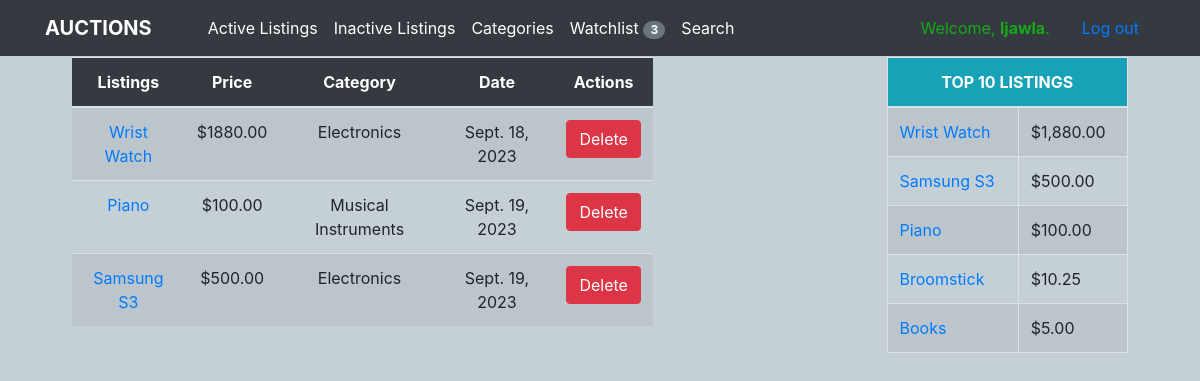
Page /auctions/watch_list/ (signed in) on the earlier database version.
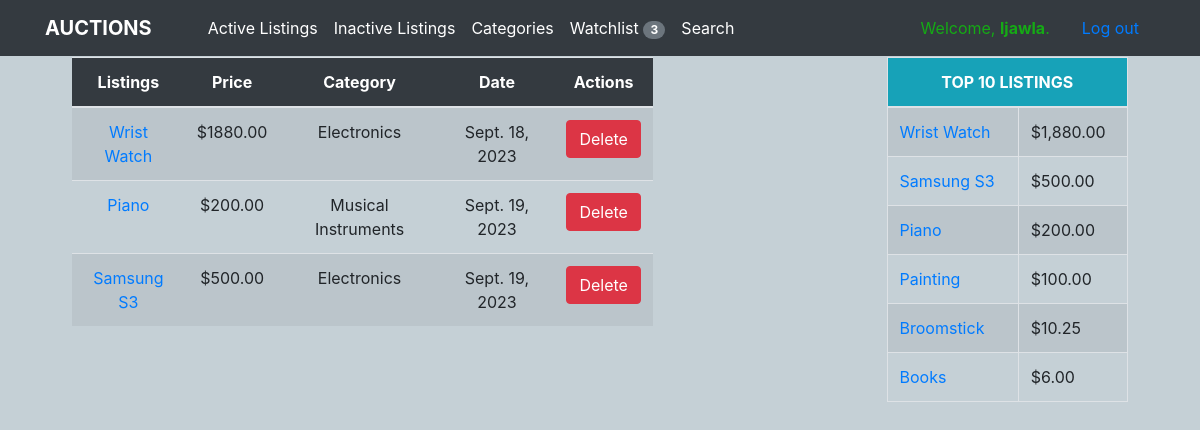
Same page on the later database version.
### auctions/models.py (models this page shows, shortened)
class WatchList(models.Model):
    listing = models.ForeignKey(
        Listing, on_delete=models.CASCADE, related_name="watch_listings")
    watched_by = models.ForeignKey(User, on_delete=models.CASCADE)

class Listing(models.Model):
    listed_by = models.ForeignKey(User, on_delete=models.CASCADE)
    title = models.CharField(max_length=64)
    price = models.FloatField()
    category = models.ForeignKey(Category, null=True, blank=True, on_delete=models.CASCADE)
    description = models.TextField()
    image = models.ImageField(default='auction_pics/default.png', upload_to='auction_pics')
    date_created = models.DateField(default=timezone.now)
    current_bidder = models.ForeignKey(User, null=True, blank=True, on_delete=models.CASCADE, related_name="current_bidder")
    active = models.BooleanField(default=True)
    likes = models.ManyToManyField(User, related_name="listings", blank=True)

class Category(models.Model):
    class Meta:
        verbose_name_plural = 'Categories'
    added_by = models.ForeignKey(User, null=True, blank=True, on_delete=models.CASCADE)
    name = models.CharField(max_length=64)
    def __str__(self):
        return self.name

### auctions/views.py (the view)
# urls.py: path("auctions/watch_list/", views.watch_list, name="watch_list"),
@login_required
def watch_list(request):
    watch_listed_items = WatchList.objects.all().filter(
        watched_by=request.user
    )
    watch_list_total = WatchList.objects.filter(
        watched_by=request.user).count()
    top_listings = Listing.objects.all().order_by('-price')[:10]
    return render(request, "auctions/watch_list.html", {
        "watch_listed_items": watch_listed_items, "top_listings": top_listings,
        'watch_list_total': watch_list_total
    })

### auctions/templates/auctions/watch_list.html (shortened to what this page needs)
{% extends "auctions/layout.html" %}
{% load static %}
{% load crispy_forms_tags %}
{% load humanize %}
{% block body %}
<div class="row">
  <div class="col-md-9">
      <table class="table table-striped">
        <thead>
          <tr>
            <th class="text-center bg-dark" scope="col">Listings </th>
            <th class="text-center bg-dark" scope="col">Price</th>
            <th class="text-center bg-dark" scope="col">Category</th>
            <th class="text-center bg-dark" scope="col">Date</th>
            <th class="text-center bg-dark" scope="col">Actions</th>
          </tr>
        </thead>
        <tbody class="text-center">
          {% for item in watch_listed_items %}
            <tr>
              <td><a href="{% url 'listing_detail_view' item.listing.pk %}">{{ item.listing.title }}</a></td>
              <td>${{item.listing.price|floatformat:2}}</td>
              <td>{{item.listing.category}}</td>
              <td>{{item.listing.date_created}}</td>
              <td><a href="{% url 'remove_from_watch_list' item.pk %}" class="btn btn-danger">Delete</a></td>
            </tr>
          {% endfor %}
        </tbody>
      </table>
    </div>
</div>
{% endblock %}

### auctions/templates/auctions/layout.html (shortened to what this page needs)
{% load static %}
{% load humanize %}
<!DOCTYPE html>
<html lang="en">
    <head>
        <link rel="stylesheet" href="https://stackpath.bootstrapcdn.com/bootstrap/4.4.1/css/bootstrap.min.css">
        <link href="{% static 'auctions/css/styles.css' %}" rel="stylesheet">
    </head>
    <body id="container">
        <header class="site-header">
            <nav class="navbar navbar-expand-md bg-dark navbar-dark fixed-top">
                <div class="container">
                    <a style="color: white;" class="navbar-brand mr-5"><strong>AUCTIONS</strong></a>
                    <div class="collapse navbar-collapse" id="navbarToggle">
                        <div class="navbar-nav mr-auto">
                            <a id="nav_item" class="nav-item nav-link active" href="{% url 'index' %}">Active Listings</a>
                            <a id="nav_item" class="nav-item nav-link active" href="{% url 'inactive_listings' %}">Inactive Listings</a>
                            <a id="nav_item" class="nav-item nav-link active" href="{% url 'categories' %}">Categories</a>
                            <a id="nav_item" class="nav-item nav-link active" href="{% url 'watch_list' %}">Watchlist <span class="badge badge-secondary badge-pill">{{watch_list_total}}</span></a>
                            <a id="nav_item" class="nav-item nav-link active" href="{% url 'search' %}">Search</a>
                        </div>
                        {% if user.is_authenticated %}
                            <a class="nav-item nav-link greeting">
                                Welcome, <strong>{{ user.username }}</strong>.
                            </a>
                            <a class="nav-item nav-link farewell" href="{% url 'logout' %}">Log out</a>
                        {% else %}
                            <a class="nav-item nav-link" href="{% url 'login' %}">Log In</a>
                            <a class="nav-item nav-link" href="{% url 'register' %}">Register</a>
                        {% endif %}
                    </div>
                </div>
            </nav>
        </header>
        <div class="container">
            <div class="row">
                <div class="col-md-9">
                    {% block body %}
                    {% endblock body %}
                </div>
                <div class="col-md-3">
                    <table class="table table-striped table-bordered">
                        <thead>
                          <tr>
                            <th class="bg-info text-center" scope="col" colspan="2">TOP 10 LISTINGS</th>
                          </tr>
                        </thead>
                        <tbody>
                            {% for top_listing in top_listings %}
                                <tr>
                                    <td><a href="{% url 'listing_detail_view' top_listing.id %}">{{ top_listing.title }}</a></td>
                                    <td>${{ top_listing.price|floatformat:2|intcomma }}</td>
                                </tr>
                            {% endfor %}
                        </tbody>
                      </table>
                </div>
            </div>
          </div>
    </body>
</html>

Differences in the rows shown:
changed through a linked row, WatchList "Piano": listing.price "100.00" → "200.00"
changed Listing "Piano": price "100.00" → "200.00"
added Listing: title "Painting", price "100.00"
changed Listing "Books": price "5.00" → "6.00"
